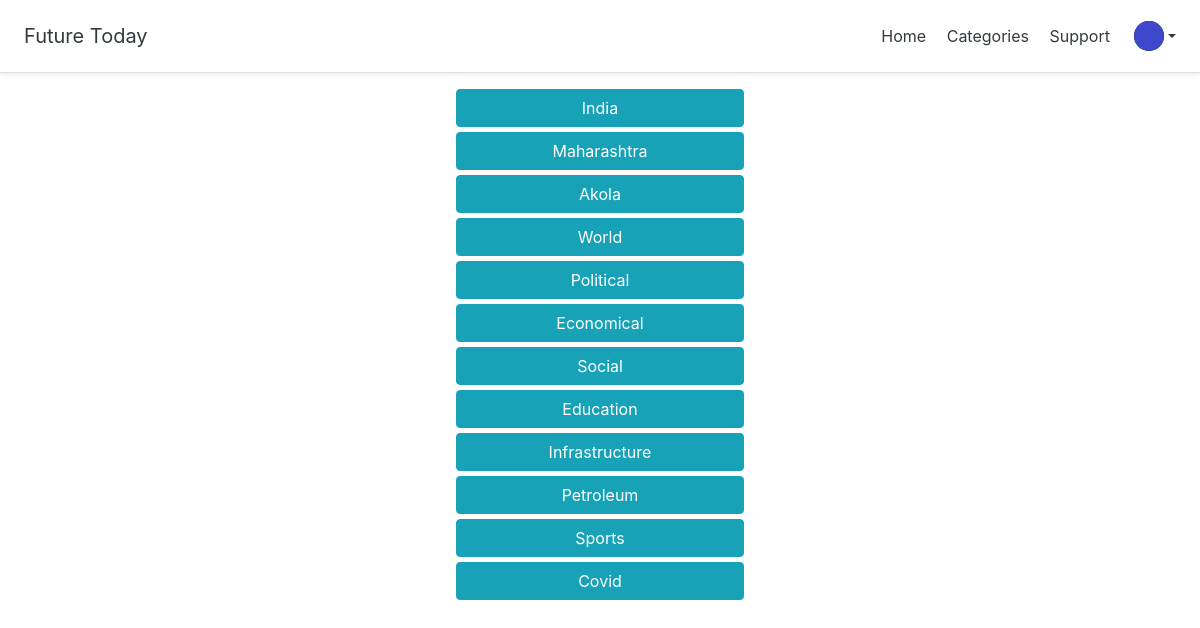
The app's page /account/catlist/ (signed in) with its own data.
### accounts/models.py (models this page shows, shortened)
class Profile(models.Model):
    user = models.OneToOneField(User, on_delete=models.CASCADE)
    avatar = models.ImageField(
        upload_to=user_directory_path, default='users/avatar.jpg')
    bio = models.TextField(max_length=500, blank=True)

### blog/models.py (models this page shows)
class Category(models.Model):
    name = models.CharField(max_length=100)
    def __str__(self):
        return self.name

### accounts/views.py (the view)
# urls.py: path("catlist/",views.catlist, name="catlist"),
def catlist(request):
    return render(request,'blog/cat_list.html')

### accounts/views.py (called while the page is built)
def avatar(request):
    if request.user.is_authenticated:
        user = User.objects.get(username=request.user)
        avatar = Profile.objects.filter(user=user)
        context = {
            "avatar": avatar,
        }
        return context
    else:
        return {
            'NotLoggedIn': User.objects.none()
        }

### blog/views.py (called while the page is built)
def category_list(request):
    category_list = Category.objects.exclude(name='default')
    context = {
        "category_list": category_list,
    }
    return context

### templates/blog/cat_list.html (shortened to what this page needs)
{% extends "../base/base.html" %}
    {% block content %}
    {% include "base/nav-main.html" %}
<div class="container">
    <center>
    <div class="row mx-auto">
     {% for cat in category_list %}
     <div class="d-grid gap-2 col-12 mx-auto" style="justify-content: center;">
            <a href="/category/{{cat}}"><button class="btn btn-info" type="button" style="min-width: 18rem; margin-bottom: 5px;">{{cat}}</button></a>
     </div>
  {% endfor %}
  </div>
</center>
  </div>
  {% endblock %}

### templates/base/nav-main.html (shortened to what this page needs)
<div class="d-flex flex-column flex-md-row align-items-center p-3 px-md-4 mb-3 bg-white border-bottom shadow-sm">
    <h5 class="my-0 mr-md-auto font-weight-normal"><a class="text-dark" href="/">Future Today</a></h5>
    <nav class="my-2 my-md-0 mr-md-3">
        <a class="p-2 text-dark" href="/">Home</a>
        <a class="p-2 text-dark" href="/account/catlist">Categories</a>
        <a class="p-2 text-dark" href="/account/contact">Support</a>
    </nav>
    {% if request.user.is_authenticated %}
    <img class="avatar" src="
    {% for data in avatar %}
    {{ data.avatar.url }}
    {% endfor %}
    ">
    <ul class="navbar-nav">
        <li class="nav-item dropdown">
            <a class="nav-link dropdown-toggle text-dark" href="#" id="navbarDropdown" role="button"
                data-toggle="dropdown" aria-haspopup="true" aria-expanded="false">
            </a>
        </li>
    </ul>
    {% else %}
    <nav>
        <a class="p-2 text-dark" href="{% url 'accounts:register' %}">Register</a>
        <a class="p-2 text-dark" href="{% url 'login' %}">Login</a>
    </nav>
    {% endif %}
</div>

### templates/base/nav-main.html (style rules this page uses)
.avatar { height: 30px; width: 30px; background-color: #000; border-radius: 50%; display: inline-block; }

### records on screen
Profile: avatar (picture)
Category: name "India"
Category: name "Maharashtra"
Category: name "Akola"
Category: name "World"
Category: name "Political"
Category: name "Economical"
Category: name "Social"
Category: name "Education"
Category: name "Infrastructure"
Category: name "Petroleum"
Category: name "Sports"
Category: name "Covid"
